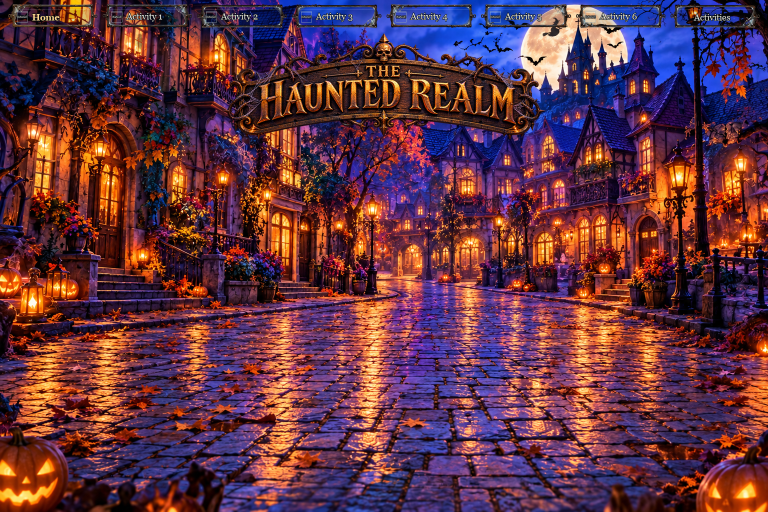
#> input picture outputs/the-haunted-realm-navigation-b-home-redesign-review-v3-final.png, 1536 x 1024 px (shown at 1/2 size)
$ python -i compose_refinement.py   (imports and definitions only)
#> lines starting #> are read from the running program, lines starting #| are printed output that depends on the picture
"""Unapproved static raster review; no website implementation."""
from pathlib import Path
import json,hashlib
import numpy as np
from PIL import Image,ImageDraw,ImageFont,ImageFilter
from type_art import NAMES,LINES,make_name

ROOT=Path(__file__).resolve().parents[2];WORK=Path(__file__).resolve().parent
OLD=ROOT/'work/activity-nine-review-v1';OUT=ROOT/'outputs'
# [1 line that did not run here, left out]
# [1 line that did not run here, left out]
def sha(path):return hashlib.sha256(path.read_bytes()).hexdigest().upper()
def verify():
 actual={n:sha(OUT/n) for n in EXPECTED}
 bad=[n for n,h in actual.items() if h!=EXPECTED[n]]
 if bad:raise RuntimeError('Protected source mismatch; stop: '+', '.join(bad))
 return actual
# [1 line that did not run here, left out]
# [3 lines not run here, left out]
CX=[285,768,1251];TOP=[309,541,770];STAGGER=[0,7,-3,5,-2,8,-1,4,0]
NAME_Y=[507,739,973];MAX_SCENE=[(420,172)]*8+[(438,176)]
REFINED={0,2,6,8};RETAINED={1,3,4,5,7}
def blank():return Image.new('RGBA',SIZE,(0,0,0,0))
def font(size,bold=False):return ImageFont.truetype('C:/Windows/Fonts/georgiab.ttf' if bold else 'C:/Windows/Fonts/georgia.ttf',size)
def fit(im,w,h):
 im=im.copy();im.thumbnail((w,h),Image.Resampling.LANCZOS);return im
def source(i):
 path=WORK/f'activity-{i+1:02d}-scene.png' if i in REFINED else OLD/f'activity-{i+1:02d}-rest-cutout.png'
 raw=Image.open(path).convert('RGBA');im=raw.copy()
 if i in REFINED:
  im.putalpha(im.getchannel('A').point(lambda a:0 if a<=4 else a))
  box=im.getchannel('A').point(lambda a:255 if a>7 else 0).getbbox()
  assert box is not None
  im=im.crop(box)
 return path,raw,im
SOURCES=[];SCENES=[];metadata=[]
# [8 lines not run here, left out]

def title_layer(i,focus=False):
 row,col=divmod(i,3);art,meta=make_name(i,focus=focus)
 layer=blank();layer.alpha_composite(art,(CX[col]-art.width//2,NAME_Y[row]-art.height//2))
 return layer
def component(i,focus=False):
 layer=SCENES[i].copy();layer.alpha_composite(title_layer(i,focus));return layer
def page(focus=False):
 layer=blank()
 for i in range(9):layer.alpha_composite(component(i,focus))
 return Image.alpha_composite(BASE,layer).convert('RGB'),layer

# [1 line that did not run here, left out]
# [11 lines that did not run here, left out]

# [17 lines not run here, left out]

# Before/after scene crops: review-board captions are separate from website imagery.
board=Image.new('RGB',(1536,1820),(19,23,31));d=ImageDraw.Draw(board)
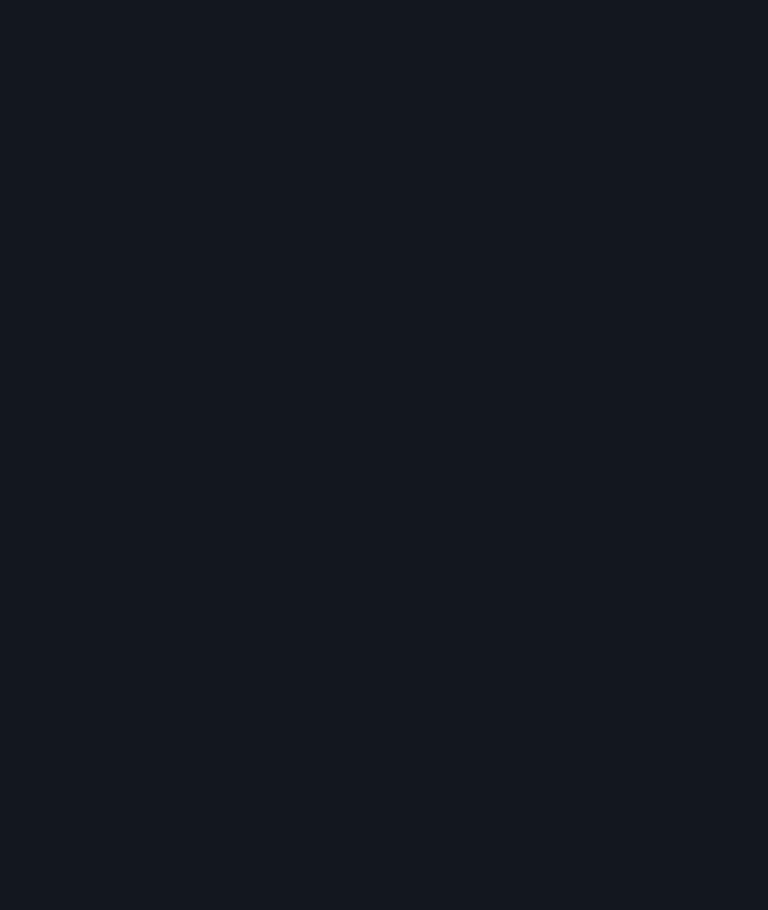
#> board: PIL image 1536x1820 RGB (shown at 1/2 size); mean R, G, B 19, 23, 31
# [3 lines not run here, left out]
notes=['Ancient roundhouses and cool darkness replace the ambiguous warm horizon; no ritual is depicted.',
 'The single book remains the hero; vessels, herbs, crystal and other surrounding props are removed.',
 'A deeper threshold, reception, dining room and receding arches establish a route through the restaurant.',
 'Original supernatural guests, reception keys and luggage strengthen the haunted monster-hotel identity.']
# [10 lines not run here, left out]

# On-scene before/after lettering, preserving the same unmodified local scenery.
board=Image.new('RGB',(1536,1135),(19,23,31));d=ImageDraw.Draw(board)
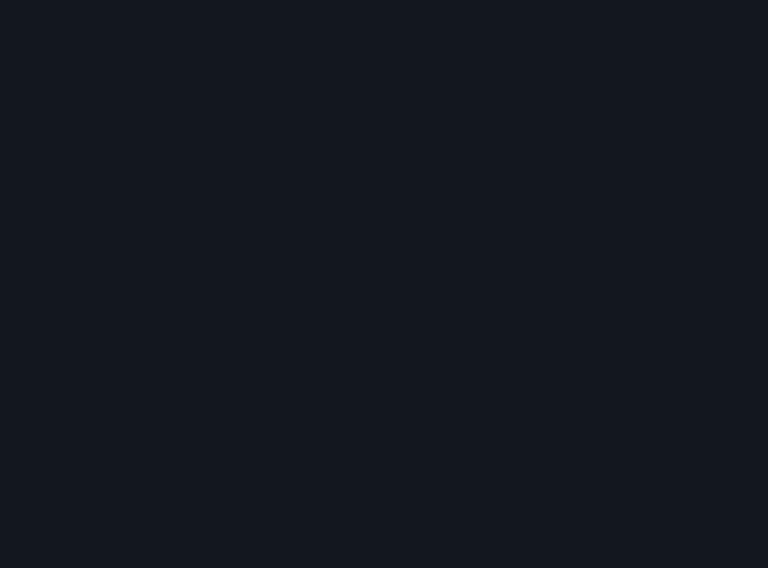
#> board: PIL image 1536x1135 RGB (shown at 1/2 size); mean R, G, B 19, 23, 31
# [9 lines not run here, left out]

# True controlled focus illustration: artwork and geometry identical between both columns.
board=Image.new('RGB',(1536,1000),(19,23,31));d=ImageDraw.Draw(board)
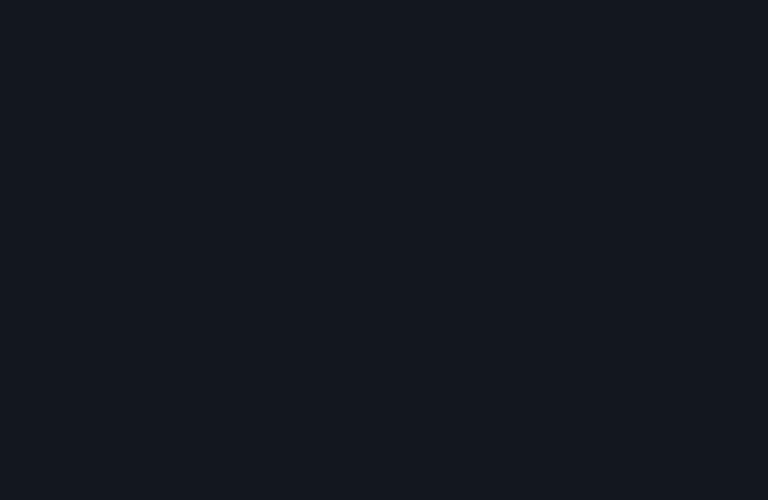
#> board: PIL image 1536x1000 RGB (shown at 1/2 size); mean R, G, B 19, 23, 31
# [11 lines not run here, left out]

# Lettering-only 320-pixel proof. No protected title/navigation adaptation is proposed here.
small_lines=[['ECHOES OF THE PAST'],['THE CURSED QUEST'],['THE BOOK OF','SHADOWS'],['FASTEST FINGER','FIRST'],
 ['WORDS OF THE FEAST'],['THE PHANTOM ORDER'],['DOOR TO DARKNESS'],['BUILD THE HAUNTED','BANQUET'],['HOTEL TRANSYLVANIA']]
# [1 line not run here, left out]
small=Image.new('RGB',(320,875),(23,26,35));d=ImageDraw.Draw(small)
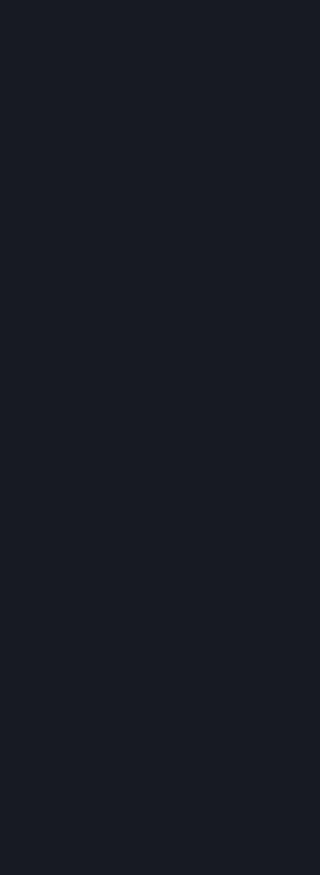
#> small: PIL image 320x875 RGB; mean R, G, B 23, 26, 35
# [4 lines not run here, left out]

# [1 line that did not run here, left out]
# [1 line that did not run here, left out]
# [1 line that did not run here, left out]
# [1 line that did not run here, left out]
# [1 line that did not run here, left out]
# [1 line not run here, left out]
prompts=[p.name+'\n'+p.read_text(encoding='utf-8') for p in sorted(WORK.glob('activity-*-prompt.txt'))]
# [3 lines not run here, left out]

>>> import cv2
>>> picture = cv2.imread('../../outputs/the-haunted-realm-navigation-b-home-redesign-review-v3-final.png', cv2.IMREAD_GRAYSCALE)
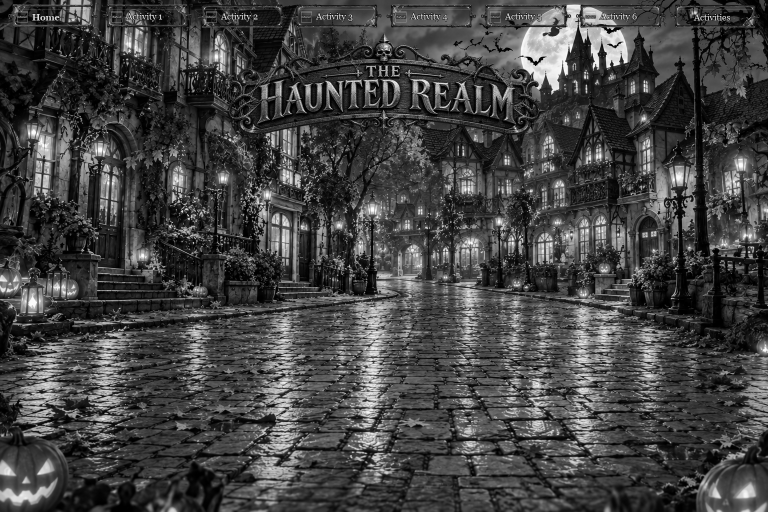
#> picture: shape (1024, 1536) (shown at 1/2 size); min 0, max 255, mean 67.3
#> (the run stopped early here; a loop or call above may not have finished)
